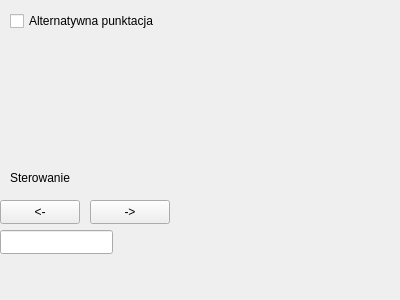
<?xml version="1.0" encoding="UTF-8"?>
<ui version="4.0">
 <class>ConfigurationWindow</class>
 <widget class="QDialog" name="ConfigurationWindow">
  <property name="geometry">
   <rect>
    <x>0</x>
    <y>0</y>
    <width>400</width>
    <height>300</height>
   </rect>
  </property>
  <property name="windowTitle">
   <string>Dialog</string>
  </property>
  <widget class="QCheckBox" name="checkBox">
   <property name="geometry">
    <rect>
     <x>10</x>
     <y>10</y>
     <width>161</width>
     <height>22</height>
    </rect>
   </property>
   <property name="text">
    <string>Alternatywna punktacja</string>
   </property>
  </widget>
  <widget class="QLabel" name="label">
   <property name="geometry">
    <rect>
     <x>10</x>
     <y>170</y>
     <width>71</width>
     <height>16</height>
    </rect>
   </property>
   <property name="text">
    <string>Sterowanie</string>
   </property>
  </widget>
  <widget class="QPushButton" name="subPrevButton">
   <property name="geometry">
    <rect>
     <x>0</x>
     <y>200</y>
     <width>80</width>
     <height>24</height>
    </rect>
   </property>
   <property name="focusPolicy">
    <enum>Qt::NoFocus</enum>
   </property>
   <property name="text">
    <string>&lt;-</string>
   </property>
  </widget>
  <widget class="QPushButton" name="subNextButton">
   <property name="geometry">
    <rect>
     <x>90</x>
     <y>200</y>
     <width>80</width>
     <height>24</height>
    </rect>
   </property>
   <property name="focusPolicy">
    <enum>Qt::NoFocus</enum>
   </property>
   <property name="text">
    <string>-&gt;</string>
   </property>
  </widget>
  <widget class="QLineEdit" name="revealLineEdit">
   <property name="geometry">
    <rect>
     <x>0</x>
     <y>230</y>
     <width>113</width>
     <height>24</height>
    </rect>
   </property>
  </widget>
 </widget>
 <resources/>
 <connections/>
</ui>
